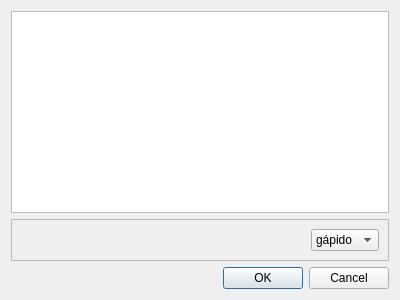
<?xml version="1.0" encoding="UTF-8"?>
<ui version="4.0">
 <class>DInfoBolas</class>
 <widget class="QDialog" name="DInfoBolas">
  <property name="geometry">
   <rect>
    <x>0</x>
    <y>0</y>
    <width>400</width>
    <height>300</height>
   </rect>
  </property>
  <property name="windowTitle">
   <string>Dialog</string>
  </property>
  <layout class="QVBoxLayout" name="verticalLayout">
   <item>
    <widget class="QListWidget" name="listaBolas"/>
   </item>
   <item>
    <widget class="QFrame" name="frame">
     <property name="frameShape">
      <enum>QFrame::StyledPanel</enum>
     </property>
     <property name="frameShadow">
      <enum>QFrame::Raised</enum>
     </property>
     <layout class="QHBoxLayout" name="horizontalLayout">
      <item>
       <spacer name="horizontalSpacer">
        <property name="orientation">
         <enum>Qt::Horizontal</enum>
        </property>
        <property name="sizeHint" stdset="0">
         <size>
          <width>40</width>
          <height>20</height>
         </size>
        </property>
       </spacer>
      </item>
      <item>
       <widget class="QComboBox" name="comboFrecuencia">
        <item>
         <property name="text">
          <string>gápido</string>
         </property>
        </item>
        <item>
         <property name="text">
          <string>Medio</string>
         </property>
        </item>
        <item>
         <property name="text">
          <string>gento</string>
         </property>
        </item>
       </widget>
      </item>
     </layout>
    </widget>
   </item>
   <item>
    <widget class="QDialogButtonBox" name="buttonBox">
     <property name="orientation">
      <enum>Qt::Horizontal</enum>
     </property>
     <property name="standardButtons">
      <set>QDialogButtonBox::Cancel|QDialogButtonBox::Ok</set>
     </property>
    </widget>
   </item>
  </layout>
 </widget>
 <resources/>
 <connections>
  <connection>
   <sender>buttonBox</sender>
   <signal>accepted()</signal>
   <receiver>DInfoBolas</receiver>
   <slot>accept()</slot>
   <hints>
    <hint type="sourcelabel">
     <x>248</x>
     <y>254</y>
    </hint>
    <hint type="destinationlabel">
     <x>157</x>
     <y>274</y>
    </hint>
   </hints>
  </connection>
  <connection>
   <sender>buttonBox</sender>
   <signal>rejected()</signal>
   <receiver>DInfoBolas</receiver>
   <slot>reject()</slot>
   <hints>
    <hint type="sourcelabel">
     <x>316</x>
     <y>260</y>
    </hint>
    <hint type="destinationlabel">
     <x>286</x>
     <y>274</y>
    </hint>
   </hints>
  </connection>
 </connections>
</ui>
